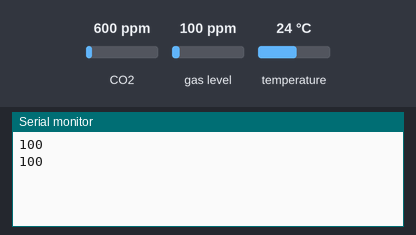
Bench run of a sketch on a simulated Arduino Uno, built with avr-gcc and run on an emulated ATmega328P. Shown: the last lines printed to the serial monitor. The inputs (shaded band) are chosen by the test bench; at power-on: gas level 100 ppm, CO2 600 ppm, temperature 24 °C.

Above: at 1.2 s.
1.3 s: gas level set to 20 ppm
At 2.3 s:
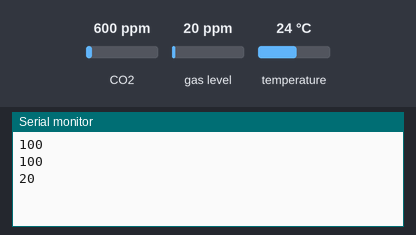
2.8 s: gas level set to 250 ppm
At 3.8 s:
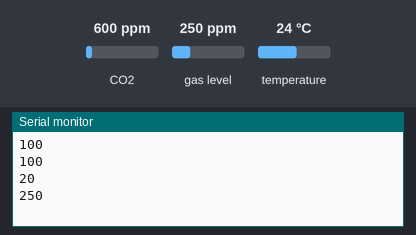
Timing chart, 0 to 5.8 s (numbered marks = the images above; inputs shaded):
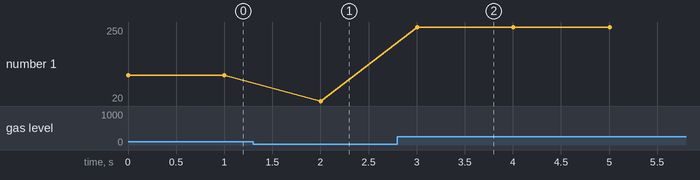

The sketch:

SensorHC.ino
```cpp
#include "Adafruit_CCS811.h"

Adafruit_CCS811 ccs;

void setup() {
  Serial.begin(9600);
  if(!ccs.begin()){
      Serial.println("Failed to start sensor! Please check your wiring.");
      while(1);
  }

  while(!ccs.available());
  float temp = ccs.calculateTemperature();
  ccs.setTempOffset(temp - 25.0);
}

void loop() {
    if(ccs.available()){
        float temp = ccs.calculateTemperature();
        if(!ccs.readData()){
            String val = String(ccs.getTVOC());
            Serial.println(val);
        } else {
            while(1);
        }
    }
    delay(1000);
}
```

Measured:
- after the input at 1.3 s, the serial monitor: prints a new line after 0.70 s (image 1)
- after the input at 2.8 s, the serial monitor: prints a new line after 0.21 s (image 2)
- plotted number 1: 100 → 20 after the input at 1.3 s, 20 → 250 after the input at 2.8 s
